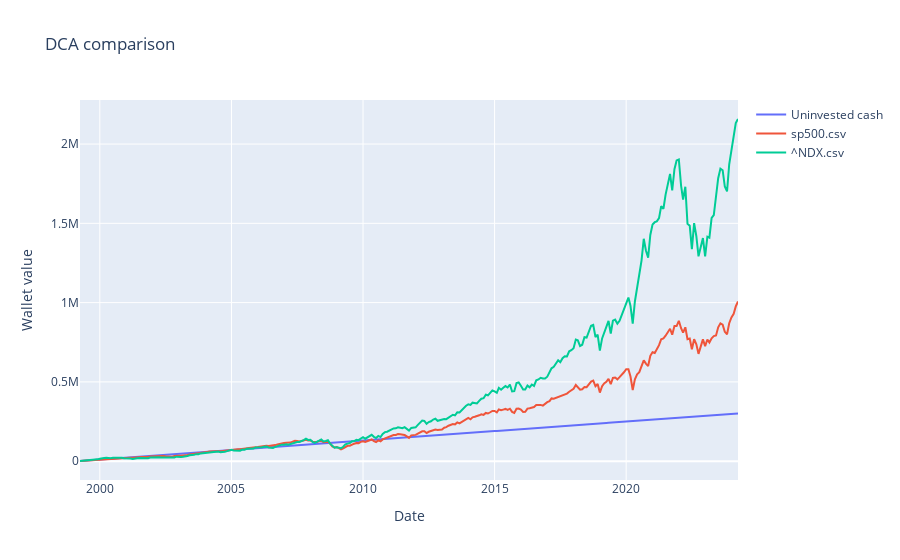

The notebook cell this image was saved under:
### Code cell
comparator.plot_DCA(1000)

### Figure 1 — Plotly figure (JSON) as saved in the notebook; plotly's stock layout.template omitted (floating-point values rounded to 4 significant figures; data arrays with more than 128 entries replaced by an {"elided": "..."} marker saying what was removed)
{"data": [{"mode": "lines", "name": "Uninvested cash", "type": "scatter", "x": {"elided": "301 str values"}, "y": {"elided": "301 int values"}}, {"mode": "lines", "name": "sp500.csv", "type": "scatter", "x": {"elided": "301 str values"}, "y": {"elided": "301 float values"}}, {"mode": "lines", "name": "^NDX.csv", "type": "scatter", "x": {"elided": "301 str values"}, "y": {"elided": "301 float values"}}], "layout": {"title": {"text": "DCA comparison"}, "xaxis": {"title": {"text": "Date"}}, "yaxis": {"title": {"text": "Wallet value"}}}}
